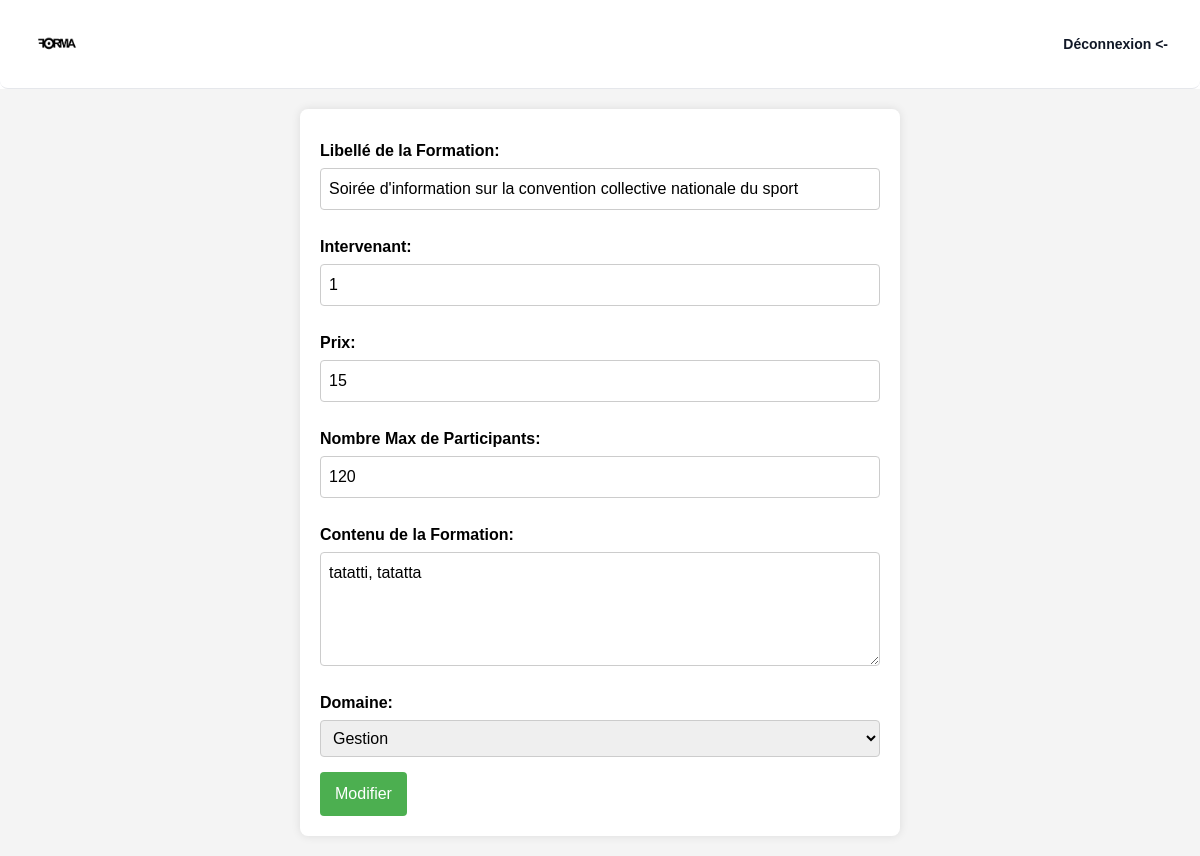
Page /formulaire_modifier_formation.php (signed in) on the committed database.
### tables this page shows
CREATE TABLE IF NOT EXISTS `formation` (
  `id_form` int NOT NULL,
  `libelle_form` varchar(100) DEFAULT NULL,
  `intervenant` int DEFAULT NULL,
  `prix` double DEFAULT NULL,
  `nb_max` int DEFAULT NULL,
  `contenu_form` varchar(1000) DEFAULT NULL,
  `id_domaine` int NOT NULL,
  PRIMARY KEY (`id_form`),
  KEY `id_domaine` (`id_domaine`)
);

### include/get_formation_by_id.php (called while the page is built, shortened)
<?php
function get_formation_by_id($id_formation)
{
    include("./include/connexionBdd.php");
    $sqlSessionFormation = "SELECT * FROM formation ";
    try {
        $resultatSessionFormation = $connexion->prepare($sqlSessionFormation);
        $resultatSessionFormation->execute();
    } catch (PDOException $e) {
        die("\n Erreur de la requête SQL: " . $e->getMessage());
    }
    return ($resultatSessionFormation);
}

### formulaire_modifier_formation.php (the view, shortened to what this page needs)
<?php
include("./include/get_formation_by_id.php");
$id_form = isset($_GET['id']) ? $_GET['id'] : null;
$resultatFormation = get_formation_by_id($id_form);
$ligne_resultat_formation = $resultatFormation->fetch();
include("./navbar.php");
?>
<link rel="stylesheet" href="./css/modifier.css">
<body>
    <form action="./include/modifier_formation.php" method="POST">
        <label for="libelle">Libellé de la Formation:</label>
        <input type="text" name="libelle" value="<?= $ligne_resultat_formation['libelle_form']; ?>" required>
        <label for="intervenant">Intervenant:</label>
        <input type="text" name="intervenant" value="<?= $ligne_resultat_formation['intervenant']; ?>">
        <label for="prix">Prix:</label>
        <input type="number" name="prix" value="<?= $ligne_resultat_formation['prix']; ?>" required>
        <label for="nb_max">Nombre Max de Participants:</label>
        <input type="number" name="nb_max" value="<?= $ligne_resultat_formation['nb_max']; ?>" required>
        <label for="contenue_form">Contenu de la Formation:</label>
        <textarea name="contenu_form" rows="4"><?= $ligne_resultat_formation['contenu_form']; ?></textarea>
        <label for="id_domaine">Domaine:</label>
        <select name="id_domaine" required>
            <option value="1" <?= ($ligne_resultat_formation['id_domaine'] == 1) ? 'selected' : ''; ?>>Gestion</option>
        </select>
        <button type="submit">Modifier</button>
    </form>
</body>
</html>

### css/modifier.css (style rules this page uses)
body { font-family: 'Arial', sans-serif; background-color: #f4f4f4; margin: 0; padding: 0; }
form { max-width: 600px; margin: 20px auto; padding: 20px; background-color: #fff; border-radius: 8px; box-shadow: 0 0 10px rgba(0, 0, 0, 0.1); }
label { display: block; margin-top: 10px; font-weight: bold; }
input[type="text"], input[type="number"], select, textarea { width: 100%; padding: 8px; margin-top: 5px; margin-bottom: 15px; box-sizing: border-box; border: 1px solid #ccc; border-radius: 4px; }
textarea { resize: vertical; }
button { background-color: #4caf50; color: #fff; padding: 10px 15px; border: none; border-radius: 4px; cursor: pointer; font-size: 16px; }

### rows in the picture
formation: libelle "Soirée d'information sur la convention collective nationale du sport", intervenant "1", prix "15", nb_max "120", contenu_form "tatatti, tatatta", id_domaine "Gestion"
